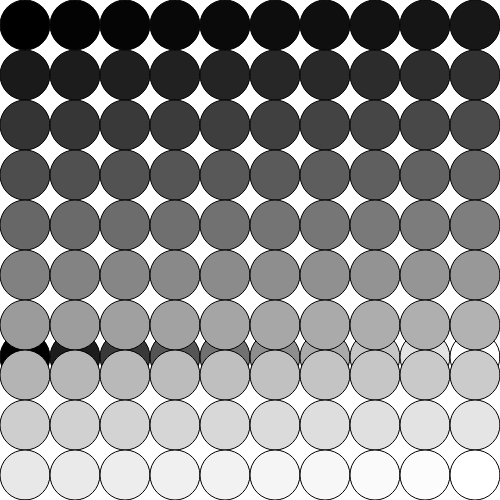
Frame 1 (no input)
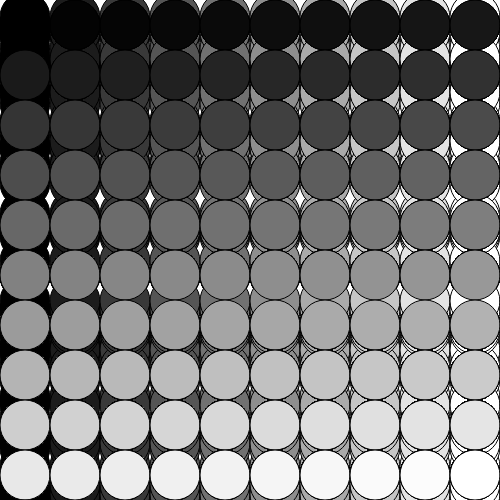
Frame 60 (no input)
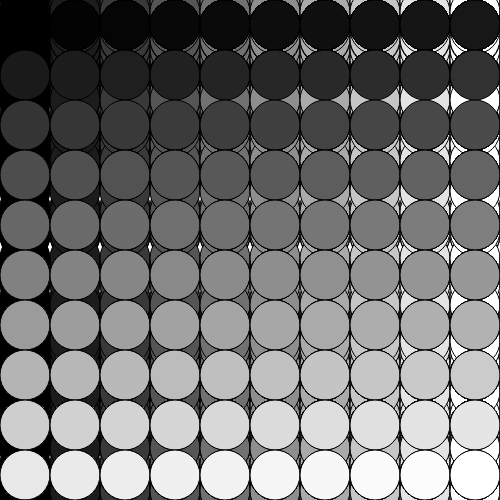
Frame 120 (the mouse pressed at the canvas centre since frame 60)

The p5.js sketch that drew these frames (run headless with seeded random() and noise() and a simulated clock; from frame 60 on, the mouse is pressed at the canvas centre):

// p5.js sketch
// ── sketch.js
const numCircles = 10;

function setup() {
  // put setup code here
  createCanvas(500, 500);
}

function draw() {
  // put drawing code here
  phase0();
  phase1();
}

function phase0 () {
  var y = int(random(height));
  var diameter = width / numCircles;
  var radius = diameter / 2;
  var xcor = radius;
  var circleColorInterval = (255 / (numCircles - 1));
  var circleColorIntervalAlpha = circleColorInterval;
  var n = 0;
  while (n <= numCircles) {
    if (n == 0){
      fill(0);
      circle(xcor, y, diameter);
      n = n + 1;
    }
    else{
      fill(n * circleColorInterval);
      xcor = xcor + diameter;
      circle(xcor, y, diameter);
      n = n + 1;
    }
  }
}

function phase1 () {
  var diameter = width / numCircles;
  var radius = diameter / 2;
  var xcor = radius;
  var ycor = -radius;
  var n = 0;
  var numCirclesGrid = numCircles * numCircles;
  var circleColorInterval = (255 / (numCirclesGrid - 1));
  var circleColorIntervalAlpha = circleColorInterval;
  while (n <= numCirclesGrid) {
    while ((n % 10) != 0){
      if (n == 0){
        fill(0);
        circle(xcor, ycor, diameter);
        n = n + 1;
      }
      else{
        fill(n * circleColorInterval);
        xcor = xcor + diameter;
        circle(xcor, ycor, diameter);
        n = n + 1;
      }
    }
    if ((n % 10) == 0){
      fill(n * circleColorInterval);
      xcor = radius;
      ycor = ycor + diameter;
      circle(xcor, ycor, diameter);
      n = n + 1;
    }
  }
}
